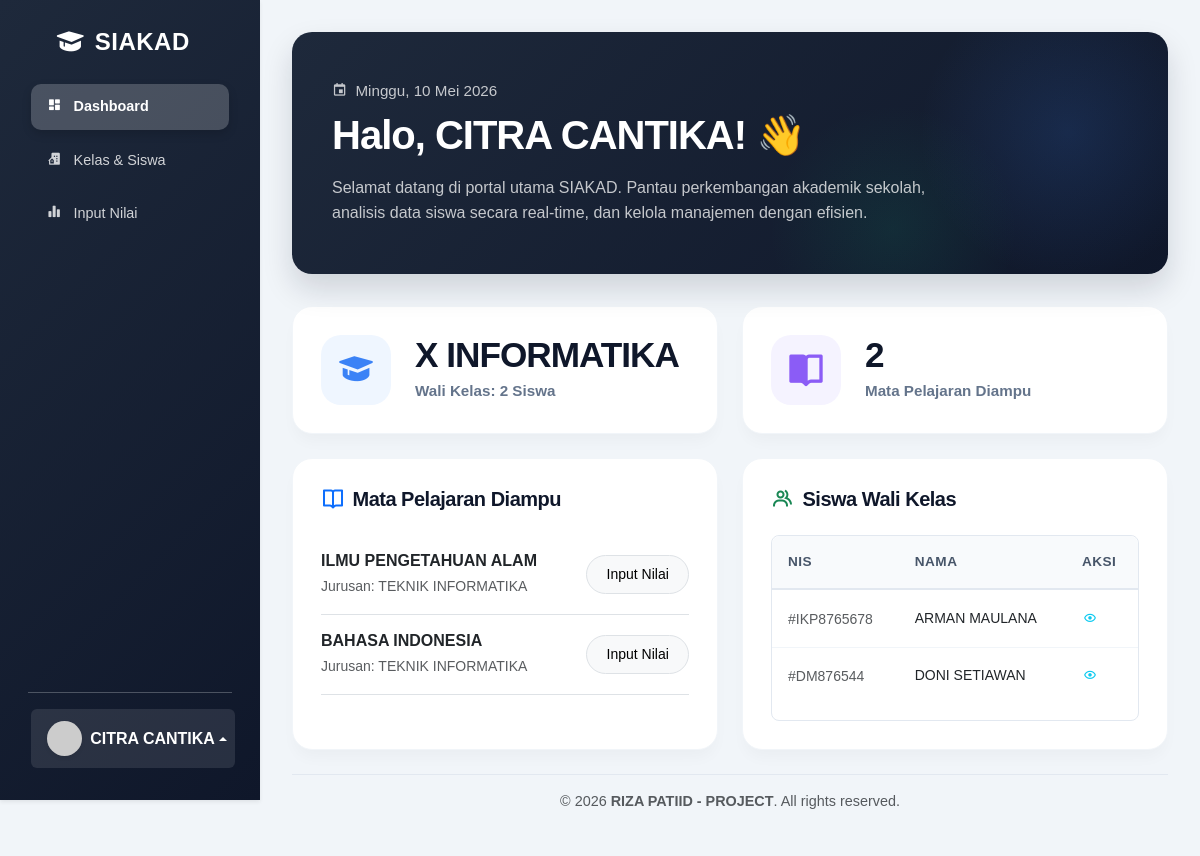
Page /pages/dashboard.php (signed in) on the committed database.
### tables this page shows
CREATE TABLE IF NOT EXISTS guru (
    nip VARCHAR(20) PRIMARY KEY,
    nama VARCHAR(100) NOT NULL,
    telp VARCHAR(20) NOT NULL,
    agama VARCHAR(20) NOT NULL,
    alamat TEXT NOT NULL,
    foto VARCHAR(255) DEFAULT NULL,
    status VARCHAR(20) DEFAULT 'Aktif'
);

CREATE TABLE IF NOT EXISTS kelas (
    id INT AUTO_INCREMENT PRIMARY KEY,
    nama_kelas VARCHAR(50) NOT NULL,
    wali_guru VARCHAR(20),
    FOREIGN KEY (wali_guru) REFERENCES guru(nip) ON DELETE SET NULL ON UPDATE CASCADE
);

CREATE TABLE IF NOT EXISTS mapel (
    id INT AUTO_INCREMENT PRIMARY KEY,
    nama_mapel VARCHAR(100) NOT NULL,
    jurusan VARCHAR(50) NOT NULL,
    nip_guru VARCHAR(20) NOT NULL,
    FOREIGN KEY (nip_guru) REFERENCES guru(nip) ON DELETE CASCADE ON UPDATE CASCADE
);

CREATE TABLE IF NOT EXISTS siswa (
    nis VARCHAR(20) PRIMARY KEY,
    nama VARCHAR(100) NOT NULL,
    kelas VARCHAR(50) DEFAULT NULL,
    jurusan VARCHAR(50) NOT NULL,
    agama VARCHAR(20) NOT NULL,
    alamat TEXT NOT NULL,
    no_hp VARCHAR(20) NOT NULL,
    foto VARCHAR(255) DEFAULT NULL,
    status VARCHAR(20) DEFAULT 'Aktif',
    tahun_ajaran VARCHAR(20) DEFAULT NULL,
    semester VARCHAR(20) DEFAULT NULL
);

### pages/dashboard.php (the view, shortened to what the rows shown need)
<?php
include '../config/db.php';
$role = $_SESSION['user']['role'];
$username = $_SESSION['user']['username'];
if ($role == 'admin') {
    $siswa_count = $conn->query("SELECT COUNT(*) as total FROM siswa")->fetch_assoc()['total'];
    $guru_count = $conn->query("SELECT COUNT(*) as total FROM guru")->fetch_assoc()['total'];
    $mapel_count = $conn->query("SELECT COUNT(*) as total FROM mapel")->fetch_assoc()['total'];
    $jurusan_data = $conn->query("SELECT jurusan, COUNT(*) as count FROM siswa GROUP BY jurusan");
    $chart_labels = [];
    $chart_counts = [];
    if ($jurusan_data) {
        while($row = $jurusan_data->fetch_assoc()) {
            $chart_labels[] = empty($row['jurusan']) ? 'Umum' : $row['jurusan'];
            $chart_counts[] = $row['count'];
        }
    }
} elseif ($role == 'guru') {
    $wali_kelas = $conn->query("SELECT * FROM kelas WHERE wali_guru = '$username'")->fetch_assoc();
    $total_siswa_wali = 0;
    if ($wali_kelas) {
        $nk = $wali_kelas['nama_kelas'];
        $total_siswa_wali = $conn->query("SELECT COUNT(*) as total FROM siswa WHERE kelas = '$nk'")->fetch_assoc()['total'];
    }
}
$latest_siswa = $conn->query("SELECT nis, nama, kelas, jurusan FROM siswa ORDER BY nis DESC LIMIT 5");
$days = ['Minggu', 'Senin', 'Selasa', 'Rabu', 'Kamis', 'Jumat', 'Sabtu'];
$months = ['', 'Januari', 'Februari', 'Maret', 'April', 'Mei', 'Juni', 'Juli', 'Agustus', 'September', 'Oktober', 'November', 'Desember'];
$date_str = $days[date('w')] . ', ' . date('j') . ' ' . $months[date('n')] . ' ' . date('Y');
include '../layouts/header.php';
?>
<div class="container-fluid px-0">
    <div class="welcome-banner">
        <div class="position-relative" style="z-index: 1;">
            <p class="text-white text-opacity-75 fw-medium mb-2" style="font-size: 0.95rem;">
                <i class='bx bx-calendar-event me-1'></i> <?php echo $date_str; ?>
            </p>
            <h2 class="fw-bold mb-3" style="font-size: 2.5rem; letter-spacing: -1px;">
                Halo, <?php echo htmlspecialchars(ucfirst($user_display_name)); ?>! 👋
            </h2>
            <p class="mb-0 fs-6 text-white text-opacity-75" style="max-width: 600px; line-height: 1.6;">
                Selamat datang di portal utama SIAKAD. Pantau perkembangan akademik sekolah, analisis data siswa secara real-time, dan kelola manajemen dengan efisien.
            </p>
        </div>
    </div>
    <div class="row g-4 mb-4">
        <?php if ($role == 'admin'): ?>
            <div class="col-12 col-md-4">
                <div class="stat-card">
                    <div class="stat-icon" style="background-color: #eff6ff; color: #3b82f6;">
                        <i class='bx bxs-group'></i>
                    </div>
                    <div class="stat-info">
                        <h3><?php echo number_format($siswa_count); ?></h3>
                        <p>Total Siswa Aktif</p>
                    </div>
                </div>
            </div>
            <div class="col-12 col-md-4">
                <div class="stat-card">
                    <div class="stat-icon" style="background-color: #ecfdf5; color: #10b981;">
                        <i class='bx bxs-chalkboard'></i>
                    </div>
                    <div class="stat-info">
                        <h3><?php echo number_format($guru_count); ?></h3>
                        <p>Tenaga Pendidik</p>
                    </div>
                </div>
            </div>
            <div class="col-12 col-md-4">
                <div class="stat-card">
                    <div class="stat-icon" style="background-color: #f5f3ff; color: #8b5cf6;">
                        <i class='bx bxs-book-alt'></i>
                    </div>
                    <div class="stat-info">
                        <h3><?php echo number_format($mapel_count); ?></h3>
                        <p>Mata Pelajaran</p>
                    </div>
                </div>
            </div>
        <?php elseif ($role == 'guru'): ?>
            <div class="col-12 col-md-6">
                <div class="stat-card">
                    <div class="stat-info">
                        <h3><?php echo $wali_kelas ? $wali_kelas['nama_kelas'] : 'N/A'; ?></h3>
                        <p>Wali Kelas: <?php echo $total_siswa_wali; ?> Siswa</p>
                    </div>
                </div>
            </div>
        <?php endif; ?>
    </div>
    <?php if ($role == 'admin'): ?>
        <div class="row g-4 mb-4">
            <div class="col-12 col-lg-8">
                <div class="dashboard-panel">
                    <div class="d-flex justify-content-between align-items-center mb-4">
                        <h5 class="panel-title mb-0"><i class='bx bx-bar-chart-alt-2 text-primary fs-4'></i> Statistik Jurusan</h5>
                    </div>
                    <div style="height: 250px;">
                        <canvas id="jurusanChart"></canvas>
                    </div>
                </div>
            </div>
            <div class="col-12 col-lg-4">
                <div class="dashboard-panel">
                    <h5 class="panel-title"><i class='bx bxs-zap text-warning fs-4'></i> Menu Cepat</h5>
                    <div class="row g-3">
                        <div class="col-6">
                            <a href="siswa.php?action=add" class="quick-action-card">
                                <div class="quick-icon" style="color: #3b82f6;"><i class='bx bx-user-plus'></i></div>
                                <h6 class="quick-title">Siswa Baru</h6>
                                <p class="quick-desc">Daftar siswa</p>
                            </a>
                        </div>
                        <div class="col-6">
                            <a href="guru.php?action=add" class="quick-action-card">
                                <div class="quick-icon" style="color: #10b981;"><i class='bx bx-user-voice'></i></div>
                                <h6 class="quick-title">Guru Baru</h6>
                                <p class="quick-desc">Daftar staf</p>
                            </a>
                        </div>
                        <div class="col-6">
                            <a href="nilai.php?action=add" class="quick-action-card">
                                <div class="quick-icon" style="color: #f59e0b;"><i class='bx bx-edit-alt'></i></div>
                                <h6 class="quick-title">Input Nilai</h6>
                                <p class="quick-desc">Rekap ujian</p>
                            </a>
                        </div>
                        <div class="col-6">
                            <a href="mapel.php" class="quick-action-card">
                                <div class="quick-icon" style="color: #8b5cf6;"><i class='bx bx-book-add'></i></div>
                                <h6 class="quick-title">Mapel Baru</h6>
                                <p class="quick-desc">Kurikulum</p>
                            </a>
                        </div>
                    </div>
                </div>
            </div>
        </div>
        <div class="dashboard-panel mb-4">
            <div class="d-flex justify-content-between align-items-center mb-4">
                <h5 class="panel-title mb-0"><i class='bx bx-history text-success fs-4'></i> Siswa Terdaftar Baru</h5>
                <a href="siswa.php" class="btn btn-sm btn-primary fw-medium px-3 rounded-pill">Lihat Semua Data</a>
            </div>
            <div class="table-responsive">
                <table class="table table-borderless table-modern w-100">
                    <thead>
                        <tr>
                            <th>NIS</th>
                            <th>Nama Siswa</th>
                            <th>Kelas</th>
                            <th>Jurusan</th>
                            <th>Status</th>
                        </tr>
                    </thead>
                    <tbody>
                        <?php if($latest_siswa && $latest_siswa->num_rows > 0): ?>
                            <?php while($row = $latest_siswa->fetch_assoc()): ?>
                            <tr>
                                <td class="fw-bold text-dark">#<?php echo htmlspecialchars($row['nis']); ?></td>
                                <td>
                                    <div class="d-flex align-items-center">
                                        <div class="bg-primary bg-opacity-10 text-primary rounded-circle d-flex align-items-center justify-content-center me-3" style="width:36px;height:36px;font-weight:700;">
                                            <?php echo strtoupper(substr($row['nama'], 0, 1)); ?>
                                        </div>
                                        <span class="fw-medium text-dark"><?php echo htmlspecialchars($row['nama']); ?></span>
                                    </div>
                                </td>
                                <td><span class="text-muted fw-medium"><?php echo htmlspecialchars($row['kelas']); ?></span></td>
                                <td><span class="badge bg-secondary bg-opacity-10 text-secondary border px-2 py-1 rounded-pill"><?php echo htmlspecialchars($row['jurusan']); ?></span></td>
                                <td><span class="badge bg-success bg-opacity-10 text-success border border-success px-2 py-1 rounded-pill"><i class='bx bx-check-circle me-1'></i>Aktif</span></td>
                            </tr>
                            <?php endwhile; ?>
                        <?php else: ?>
                            <tr><td colspan="5" class="text-center text-muted py-4"><i class='bx bx-info-circle me-2'></i>Belum ada data siswa yang terdaftar.</td></tr>
                        <?php endif; ?>
                    </tbody>
                </table>
            </div>
        </div>
    <?php elseif ($role == 'guru'): ?>
        <div class="row g-4 mb-4">
            <div class="col-md-6">
                <div class="dashboard-panel">
                    <div class="list-group list-group-flush mt-3">
                        <?php
                        $my_mapel = $conn->query("SELECT * FROM mapel WHERE nip_guru = '$username'");
                        if ($my_mapel->num_rows > 0):
                            while($m = $my_mapel->fetch_assoc()): ?>
                                <div class="list-group-item d-flex justify-content-between align-items-center bg-transparent border-0 px-0 py-3 border-bottom">
                                    <div>
                                        <h6 class="mb-1 fw-bold text-dark"><?php echo $m['nama_mapel']; ?></h6>
                                        <small class="text-muted">Jurusan: <?php echo $m['jurusan']; ?></small>
                                    </div>
                                    <a href="nilai.php?mapel_id=<?php echo $m['id']; ?>" class="btn btn-sm btn-light border rounded-pill">Input Nilai</a>
                                </div>
                            <?php endwhile;
                        else: ?>
                            <p class="text-muted py-3">Anda belum mengampu mata pelajaran apapun.</p>
                        <?php endif; ?>
                    </div>
                </div>
            </div>
            <div class="col-md-6">
                <div class="dashboard-panel">
                    <?php if ($wali_kelas): ?>
                        <div class="table-responsive mt-3" style="max-height: 300px; overflow-y: auto;">
                            <table class="table table-sm align-middle">
                                <thead class="table-light">
                                    <tr>
                                        <th>NIS</th>
                                        <th>Nama</th>
                                        <th>Aksi</th>
                                    </tr>
                                </thead>
                                <tbody>
                                    <?php
                                    $sw = $conn->query("SELECT * FROM siswa WHERE kelas = '".$wali_kelas['nama_kelas']."' ORDER BY nama ASC");
                                    while($s = $sw->fetch_assoc()): ?>
                                        <tr>
                                            <td><small class="text-muted">#<?php echo $s['nis']; ?></small></td>
                                            <td class="fw-medium small"><?php echo $s['nama']; ?></td>
                                            <td><a href="nilai.php?action=view_siswa&nis=<?php echo $s['nis']; ?>" class="btn btn-sm btn-link p-0 text-info"><i class='bx bx-show'></i></a></td>
                                        </tr>
                                    <?php endwhile; ?>
                                </tbody>
                            </table>
                        </div>
                    <?php else: ?>
                        <p class="text-muted py-3">Anda bukan Wali Kelas dari kelas manapun.</p>
                    <?php endif; ?>
                </div>
            </div>
        </div>
    <?php endif; ?>
</div>
<?php include '../layouts/footer.php'; ?>

### layouts/navbar.php (shortened to what the rows shown need)
<nav class="navbar navbar-expand-lg navbar-dark bg-primary shadow-sm sidebar-nav mb-4 mb-lg-0 sticky-top">
  <div class="container-fluid flex-lg-column align-items-stretch h-100">
    <div class="collapse navbar-collapse" id="navbarNav">
      <div class="mt-auto pt-3 border-top border-light border-opacity-25 w-100 pb-2 pb-lg-0">
          <ul class="navbar-nav w-100">
              <li class="nav-item dropup w-100">
                  <a class="nav-link dropdown-toggle d-flex align-items-center justify-content-between w-100 px-3 py-2 text-white bg-white bg-opacity-10 rounded" href="#" role="button" data-bs-toggle="dropdown" aria-expanded="false">
                      <div class="d-flex align-items-center">
                          <img src="https://ui-avatars.com/api/?name=<?php echo urlencode($user_display_name); ?>&background=random&color=fff" class="rounded-circle me-2 shadow-sm" width="35" height="35" alt="Profile">
                          <span class="fw-bold text-capitalize fs-6"><?php echo htmlspecialchars($user_display_name); ?></span>
                      </div>
                  </a>
              </li>
          </ul>
      </div>
    </div>
  </div>
</nav>

### rows in the picture
guru: nama "CITRA CANTIKA"
kelas: nama_kelas "X INFORMATIKA"
mapel: nama_mapel "ILMU PENGETAHUAN ALAM", jurusan "TEKNIK INFORMATIKA"
mapel: nama_mapel "BAHASA INDONESIA", jurusan "TEKNIK INFORMATIKA"
siswa: nis "IKP8765678", nama "ARMAN MAULANA"
siswa: nis "DM876544", nama "DONI SETIAWAN"

### other values in the picture
$total_siswa_wali "2"
$mapel_guru "2"
